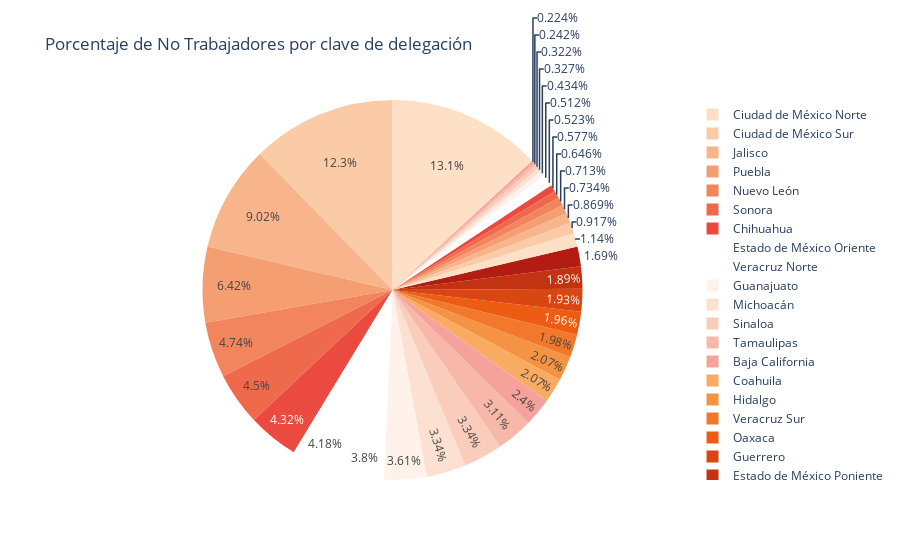

The notebook cell saved with this chart:
### Code cell
fig = px.pie(no_trabajadores, values='pct', names='delegacion', title='Porcentaje de No Trabajadores por clave de delegación',color_discrete_sequence= px.colors.sequential.Peach)
fig.show()

### Figure 1 — Plotly figure (JSON) as saved in the notebook; plotly's stock layout.template omitted (floating-point values rounded to 4 significant figures)
{"data": [{"domain": {"x": [0, 1], "y": [0, 1]}, "hovertemplate": "delegacion=%{label}<br>pct=%{value}<extra></extra>", "labels": ["Aguascalientes", "Baja California", "Baja California Sur", "Campeche", "Chiapas", "Chihuahua", "Ciudad de México Norte ", "Ciudad de México Sur ", "Coahuila", "Colima", "Durango", "Estado de México Oriente", "Estado de México Poniente", "Guanajuato", "Guerrero", "Hidalgo", "Jalisco", "Michoacán", "Morelos", "Nayarit", "Nuevo León", "Oaxaca", "Puebla", "Querétaro", "Quintana Roo", "San Luis Potosí", "Sinaloa", "Sonora", "Tabasco", "Tamaulipas", "Tlaxcala", "Veracruz Norte", "Veracruz Sur", "Yucatán", "Zacatecas"], "legendgroup": "", "name": "", "showlegend": true, "type": "pie", "values": [0.005765, 0.02402, 0.003224, 0.003267, 0.01145, 0.04318, 0.1313, 0.1231, 0.02072, 0.004335, 0.005115, 0.04182, 0.01892, 0.03607, 0.01931, 0.02066, 0.09023, 0.03342, 0.008689, 0.002237, 0.04739, 0.01957, 0.06422, 0.007341, 0.007128, 0.01688, 0.03341, 0.04501, 0.009172, 0.03108, 0.002419, 0.03805, 0.01985, 0.006463, 0.005231]}], "layout": {"legend": {"tracegroupgap": 0}, "piecolorway": ["rgb(253, 224, 197)", "rgb(250, 203, 166)", "rgb(248, 181, 139)", "rgb(245, 158, 114)", "rgb(242, 133, 93)", "rgb(239, 106, 76)", "rgb(235, 74, 64)"], "title": {"text": "Porcentaje de No Trabajadores por clave de delegación"}}}
